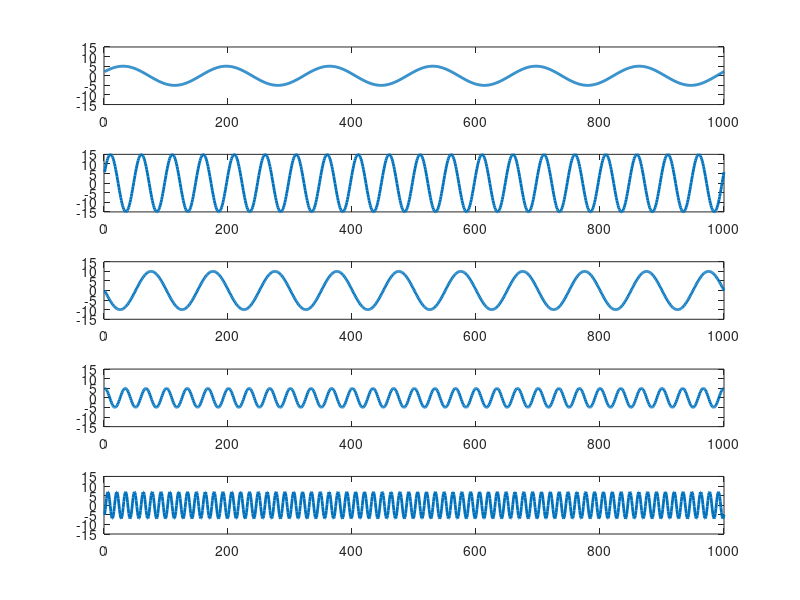
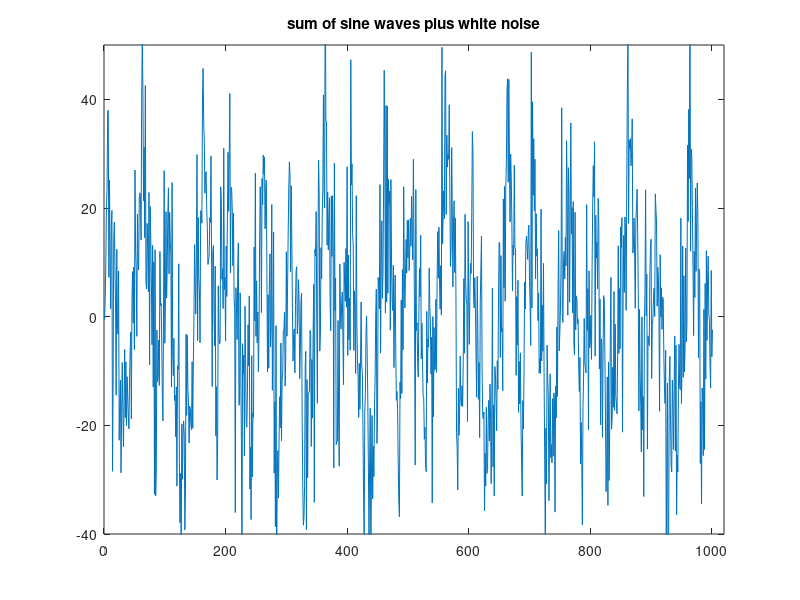
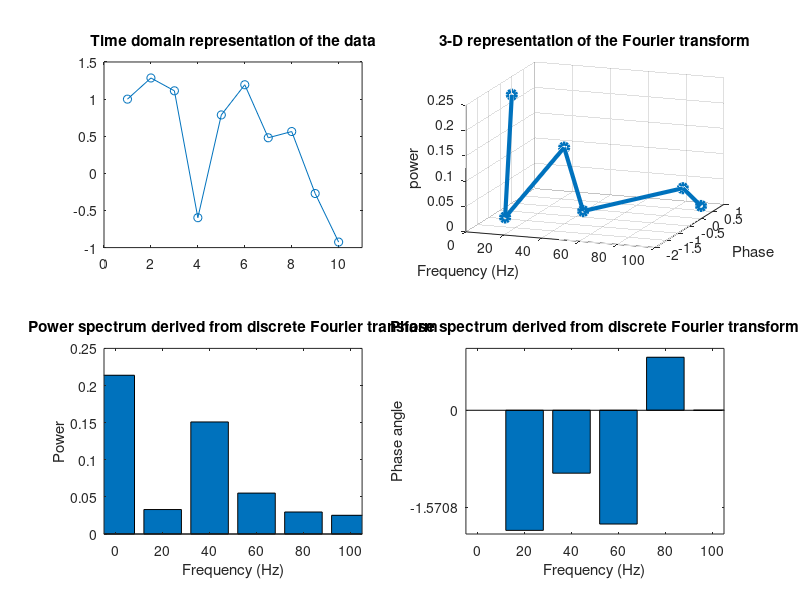

MATLAB code for these plots, in order: (Note: this script raises an error after producing the figures.)
%% recap on power
clear; clc
addpath('X:\03. Lab Procedures and Protocols\MATLABToolbox\chronux\spectral_analysis\continuous');

%% fourier transform
% manual fourier transform stuff and most the code below was taken from MxC
% ANTS chaps 10 and 11

% why do we care about frequencies?
% define a sampling rate
srate = 500;
 
% list some frequencies
frex = [ 3   10   5   15   35 ];

% list some random amplitudes... make sure there are 
% the same number of amplitudes as there are frequencies!
amplit = [ 5   15   10   5   7 ];

% phases... list some random numbers between -pi and pi
phases = [  pi/7  pi/8  pi  pi/2  -pi/4 ];

% define time...
time=-1:1/srate:1;

% now we loop through frequencies and create sine waves
sine_waves = zeros(length(frex),length(time)); % remember: always initialize!
for fi=1:length(frex)
    sine_waves(fi,:) = amplit(fi) * sin(2*pi*frex(fi).*time + phases(fi));
end

% now plot each wave separately
figure
for fi=1:length(frex)
    subplot(length(frex),1,fi)
    plot(sine_waves(fi,:),'linew',2)
    axis([ 0 length(time) -max(amplit) max(amplit) ])
end

% add together frequencies and we get our signal
figure
set(gcf,'Name','Sum of sine waves plus random noise.')
plot(sum(sine_waves+5*randn(size(sine_waves))))
axis([ 0 1020 -40 50 ]) % this sets the x-axis (first two numbers) and y-axis (last two numbers) limits
title('sum of sine waves plus white noise')

% ~~~~ when we collect data, we aren't given those frequencies, but instead 
% the summated signal in the time domain ~~~~ %

% --> we need to find those frequencies! <-- %

% taken from MxC ANTS chp 11
N       = 10;         % length of sequence
data    = randn(1,N); % random numbers
srate   = 200;        % sampling rate in Hz
nyquist = srate/2;    % Nyquist frequency -- the highest frequency you can measure in the data

% initialize Fourier output matrix
fourier = zeros(size(data)); 

% These are the actual frequencies in Hz that will be returned by the
% Fourier transform. The number of unique frequencies we can measure is
% exactly 1/2 of the number of data points in the time series (plus DC). 
frequencies = linspace(0,nyquist,N/2+1);
time = ((1:N)-1)/N;

% Fourier transform is dot-product between sine wave and data at each frequency
for fi=1:N
    sine_wave{fi} = exp(-1i*2*pi*(fi-1).*time);
    fourier(fi)   = sum(sine_wave{fi}.*data);
end
fourier=fourier/N;

figure
subplot(221)
plot(data,'-o')
set(gca,'xlim',[0 N+1])
title('Time domain representation of the data')

subplot(222)
plot3(frequencies,angle(fourier(1:N/2+1)),abs(fourier(1:N/2+1)).^2,'-o','linew',3)
grid on
xlabel('Frequency (Hz)')
ylabel('Phase')
zlabel('power')
title('3-D representation of the Fourier transform')
view([20 20])

subplot(223)
bar(frequencies,abs(fourier(1:N/2+1)).^2)
set(gca,'xlim',[-5 105])
xlabel('Frequency (Hz)')
ylabel('Power')
title('Power spectrum derived from discrete Fourier transform')

subplot(224)
bar(frequencies,angle(fourier(1:N/2+1)))
set(gca,'xlim',[-5 105])
xlabel('Frequency (Hz)')
ylabel('Phase angle')
set(gca,'ytick',-pi:pi/2:pi)
title('Phase spectrum derived from discrete Fourier transform')

% ~~~ how to use fft, extract power and phase quickly? ~~~ %
fft_result = fft(data);
fft_power  = abs(fft_result).^2;
fft_phase  = angle(fft_result);

figure('color','w')
subplot 211
    bar(fft_power);
    ylabel('Power')
subplot 212
    bar(fft_phase);
    ylabel('Phase (radians)')
    xlabel('Frequency')

img = imread('phase angle and power image.png');
figure('color','w')
image(img);
axis off

%% trial averaged power and calculating power
clear; clc;
load('data_LFP');
load('Int_file');

numTrials = size(Int,1);

% get lfp data from a 1 second epoch
for triali = 1:numTrials
    lfp1Trials{triali} = lfp1(find(TimestampsLFP > (Int(triali,5) - (1*1e6)) & TimestampsLFP < Int(triali,5)));
    lfp2Trials{triali} = lfp2(find(TimestampsLFP > (Int(triali,5) - (1*1e6)) & TimestampsLFP < Int(triali,5)));
end

% define low pass and high pass filters
lowPass  = 4;
highPass = 12;

% we have a filter to bandpass filter - it a third degree butterworth
% filter
signal_filtered = skaggs_filter_var(lfp1Trials{1}, lowPass, highPass , srate);

figure('color','w')
subplot 311
    plot(lfp1Trials{1},'b','LineWidth',1);
    hold on;
    plot(signal_filtered,'k','LineWidth',2)
    legend('raw signal',['filtered ',num2str(lowPass), ' to ',num2str(highPass),'Hz'])
    xlabel('Samples (aka time: 2000 samples per 1sec)')
    ylabel('Voltage')

% extract instantaneous phase and power using hilbert transform
lfp_hilbert = (hilbert(signal_filtered)); % hilbert transform
inst_power  = (abs(lfp_hilbert)).^2;      % instantaneous power
inst_phase  = angle(lfp_hilbert);         % instantaneous phase

% You can get these values and the hilbert output using hilbert_metrics.m
[phase360,~,~] = hilbert_metrics(signal_filtered);

% plot phase and power
subplot 312
    plot(phase360,'r','LineWidth',2)
    ylabel([num2str(lowPass), '-',num2str(highPass),'Hz',' Phase (rad)'])
subplot 313
    plot(inst_power,'y','LineWidth',2)
    ylabel([num2str(lowPass), '-',num2str(highPass),'Hz',' Power'])

% ~~~~ can get trial averaged power in 3 ways with chronux ~~~~ %

    % define parameters
    params.tapers     = [2 3];      % multi tapers (time band-width prod, number)
    params.trialave   = 0;          % average across trials
    params.err        = 0;          % this is for errorbars
    params.pad        = 0;          % zero-padding
    params.fpass      = [0 100];    % frequency bandpass
    params.movingwin  = [0.5 0.01]; % in the form [window winstep] 500ms window with 10ms sliding window Price and eichenbaum 2016 bidirectional paper
    params.Fs         = srate;      % sampling rate

    % #1 - calculate power separately across trials - preferred**
        params.tapers = [2 3]; % watch what happens when we change this to [5 9] on a small segment of time
        for triali = 1:numTrials
            [pow1{triali},f{triali}] = mtspectrumc(lfp1Trials{triali},params);
        end
        
        % now that we know there is only one size of frequencies across all
        % power estimates, we can concatenate and average
        pow1Mat = horzcat(pow1{:}); % (frequencies, trial)
        pow1Mat = pow1Mat';         % re-orient so trials are rows, freqs are columns
        pow1Log = log10(pow1Mat);
        
        % average and sem
        pow1Avg = mean(pow1Log);
        pow1SEM = std(pow1Log)./(sqrt(numTrials));
        
        % make plot
        figure('color','w')
        shadedErrorBar(f{1},pow1Avg,pow1SEM,[],1)
        ylabel('Power - 60Hz noise not corrected!')
        xlabel('Frequency')
        
% ~~~~~~~~~~~~~~~~~~~~~~~~~~~~~~~~~~~~~~~~~~~~~~~~~~~~~~~~~~~~~  

    % #2 - calculate power on one long concatenated signal
        signalCat = horzcat(lfp1Trials{:});
        [pow2,freq] = mtspectrumc(signalCat,params);
        pow2log = log10(pow2);
        
        figure('color','w')
        plot(freq,pow2log,'k')
        ylabel('Power - 60Hz noise not corrected!')
        xlabel('Frequency')
        
    % #3 - calculate power and average across all trials within the function
    
        % notice how an error pops up when we try this - it's because we
        % have inconsistent sizes of arrays
        signalWide = vertcat(lfp1Trials{:});
        
        % get sizes
        lfpSizes    = cellfun(@length,lfp1Trials);
        uniqueSizes = unique(lfpSizes);

        % find cases where you have more than 2000 points (1 second)
        lfp2large = find(lfpSizes == uniqueSizes(2));
        
        % remove the first point in those cases where sample size was too
        % large - this may or may not be the best approach - a subjective
        % call
        for i = 1:length(lfp2large)
            lfp1Trials{lfp2large(i)}(1) = [];
        end
        
        % concatenate
        signalWide = vertcat(lfp1Trials{:});
        signalWide = signalWide';
        
        % power
        params.trialave = 1;
        params.err      = [2 .05];
        [pow3,freq3,Err] = mtspectrumc(signalWide,params);
        
        % log transform
        logPow3 = log10(pow3);
        figure(); 
        subplot 211
            plot(freq3,pow3)
            title('not log transformed')
        subplot 212
            plot(freq3,logPow3)
            title('log transformed')
            xlabel('Frequency')
            ylabel('Power')


